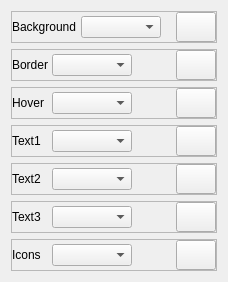
          <widget class="QWidget" name="theming_footerbar">
           <property name="geometry">
            <rect>
             <x>0</x>
             <y>0</y>
             <width>213</width>
             <height>278</height>
            </rect>
           </property>
           <attribute name="label">
            <string>FooterBar</string>
           </attribute>
           <layout class="QVBoxLayout" name="verticalLayout_11">
            <item>
             <widget class="QFrame" name="background_13">
              <property name="maximumSize">
               <size>
                <width>16777215</width>
                <height>16777215</height>
               </size>
              </property>
              <property name="frameShape">
               <enum>QFrame::StyledPanel</enum>
              </property>
              <property name="frameShadow">
               <enum>QFrame::Raised</enum>
              </property>
              <layout class="QHBoxLayout" name="horizontalLayout_64">
               <property name="spacing">
                <number>4</number>
               </property>
               <property name="leftMargin">
                <number>0</number>
               </property>
               <property name="topMargin">
                <number>0</number>
               </property>
               <property name="rightMargin">
                <number>0</number>
               </property>
               <property name="bottomMargin">
                <number>0</number>
               </property>
               <item>
                <widget class="QLabel" name="background_14">
                 <property name="minimumSize">
                  <size>
                   <width>0</width>
                   <height>0</height>
                  </size>
                 </property>
                 <property name="maximumSize">
                  <size>
                   <width>70</width>
                   <height>16777215</height>
                  </size>
                 </property>
                 <property name="text">
                  <string>Background</string>
                 </property>
                </widget>
               </item>
               <item>
                <widget class="QComboBox" name="changeSelectedColor_59">
                 <property name="minimumSize">
                  <size>
                   <width>80</width>
                   <height>0</height>
                  </size>
                 </property>
                 <property name="maximumSize">
                  <size>
                   <width>80</width>
                   <height>16777215</height>
                  </size>
                 </property>
                </widget>
               </item>
               <item>
                <widget class="QLabel" name="selectedColor_59">
                 <property name="minimumSize">
                  <size>
                   <width>0</width>
                   <height>24</height>
                  </size>
                 </property>
                 <property name="maximumSize">
                  <size>
                   <width>50</width>
                   <height>24</height>
                  </size>
                 </property>
                 <property name="text">
                  <string/>
                 </property>
                </widget>
               </item>
               <item>
                <widget class="QPushButton" name="colorPicker_59">
                 <property name="minimumSize">
                  <size>
                   <width>40</width>
                   <height>30</height>
                  </size>
                 </property>
                 <property name="maximumSize">
                  <size>
                   <width>40</width>
                   <height>30</height>
                  </size>
                 </property>
                 <property name="cursor">
                  <cursorShape>PointingHandCursor</cursorShape>
                 </property>
                 <property name="text">
                  <string/>
                 </property>
                </widget>
               </item>
              </layout>
             </widget>
            </item>
            <item>
             <widget class="QFrame" name="border_13">
              <property name="maximumSize">
               <size>
                <width>16777215</width>
                <height>16777215</height>
               </size>
              </property>
              <property name="frameShape">
               <enum>QFrame::StyledPanel</enum>
              </property>
              <property name="frameShadow">
               <enum>QFrame::Raised</enum>
              </property>
              <layout class="QHBoxLayout" name="horizontalLayout_62">
               <property name="spacing">
                <number>4</number>
               </property>
               <property name="leftMargin">
                <number>0</number>
               </property>
               <property name="topMargin">
                <number>0</number>
               </property>
               <property name="rightMargin">
                <number>0</number>
               </property>
               <property name="bottomMargin">
                <number>0</number>
               </property>
               <item>
                <widget class="QLabel" name="border_14">
                 <property name="minimumSize">
                  <size>
                   <width>0</width>
                   <height>0</height>
                  </size>
                 </property>
                 <property name="maximumSize">
                  <size>
                   <width>70</width>
                   <height>16777215</height>
                  </size>
                 </property>
                 <property name="text">
                  <string>Border</string>
                 </property>
                </widget>
               </item>
               <item>
                <widget class="QComboBox" name="changeSelectedColor_57">
                 <property name="minimumSize">
                  <size>
                   <width>80</width>
                   <height>0</height>
                  </size>
                 </property>
                 <property name="maximumSize">
                  <size>
                   <width>80</width>
                   <height>16777215</height>
                  </size>
                 </property>
                </widget>
               </item>
               <item>
                <widget class="QLabel" name="selectedColor_57">
                 <property name="minimumSize">
                  <size>
                   <width>0</width>
                   <height>24</height>
                  </size>
                 </property>
                 <property name="maximumSize">
                  <size>
                   <width>50</width>
                   <height>24</height>
                  </size>
                 </property>
                 <property name="text">
                  <string/>
                 </property>
                </widget>
               </item>
               <item>
                <widget class="QPushButton" name="colorPicker_57">
                 <property name="minimumSize">
                  <size>
                   <width>40</width>
                   <height>30</height>
                  </size>
                 </property>
                 <property name="maximumSize">
                  <size>
                   <width>40</width>
                   <height>30</height>
                  </size>
                 </property>
                 <property name="cursor">
                  <cursorShape>PointingHandCursor</cursorShape>
                 </property>
                 <property name="text">
                  <string/>
                 </property>
                </widget>
               </item>
              </layout>
             </widget>
            </item>
            <item>
             <widget class="QFrame" name="hover_13">
              <property name="maximumSize">
               <size>
                <width>16777215</width>
                <height>16777215</height>
               </size>
              </property>
              <property name="frameShape">
               <enum>QFrame::StyledPanel</enum>
              </property>
              <property name="frameShadow">
               <enum>QFrame::Raised</enum>
              </property>
              <layout class="QHBoxLayout" name="horizontalLayout_65">
               <property name="spacing">
                <number>4</number>
               </property>
               <property name="leftMargin">
                <number>0</number>
               </property>
               <property name="topMargin">
                <number>0</number>
               </property>
               <property name="rightMargin">
                <number>0</number>
               </property>
               <property name="bottomMargin">
                <number>0</number>
               </property>
               <item>
                <widget class="QLabel" name="hover_14">
                 <property name="minimumSize">
                  <size>
                   <width>0</width>
                   <height>0</height>
                  </size>
                 </property>
                 <property name="maximumSize">
                  <size>
                   <width>70</width>
                   <height>16777215</height>
                  </size>
                 </property>
                 <property name="text">
                  <string>Hover</string>
                 </property>
                </widget>
               </item>
               <item>
                <widget class="QComboBox" name="changeSelectedColor_60">
                 <property name="minimumSize">
                  <size>
                   <width>80</width>
                   <height>0</height>
                  </size>
                 </property>
                 <property name="maximumSize">
                  <size>
                   <width>80</width>
                   <height>16777215</height>
                  </size>
                 </property>
                </widget>
               </item>
               <item>
                <widget class="QLabel" name="selectedColor_60">
                 <property name="minimumSize">
                  <size>
                   <width>0</width>
                   <height>24</height>
                  </size>
                 </property>
                 <property name="maximumSize">
                  <size>
                   <width>50</width>
                   <height>24</height>
                  </size>
                 </property>
                 <property name="text">
                  <string/>
                 </property>
                </widget>
               </item>
               <item>
                <widget class="QPushButton" name="colorPicker_60">
                 <property name="minimumSize">
                  <size>
                   <width>40</width>
                   <height>30</height>
                  </size>
                 </property>
                 <property name="maximumSize">
                  <size>
                   <width>40</width>
                   <height>30</height>
                  </size>
                 </property>
                 <property name="cursor">
                  <cursorShape>PointingHandCursor</cursorShape>
                 </property>
                 <property name="text">
                  <string/>
                 </property>
                </widget>
               </item>
              </layout>
             </widget>
            </item>
            <item>
             <widget class="QFrame" name="text1_13">
              <property name="maximumSize">
               <size>
                <width>16777215</width>
                <height>16777215</height>
               </size>
              </property>
              <property name="frameShape">
               <enum>QFrame::StyledPanel</enum>
              </property>
              <property name="frameShadow">
               <enum>QFrame::Raised</enum>
              </property>
              <layout class="QHBoxLayout" name="horizontalLayout_32">
               <property name="spacing">
                <number>4</number>
               </property>
               <property name="leftMargin">
                <number>0</number>
               </property>
               <property name="topMargin">
                <number>0</number>
               </property>
               <property name="rightMargin">
                <number>0</number>
               </property>
               <property name="bottomMargin">
                <number>0</number>
               </property>
               <item>
                <widget class="QLabel" name="text1_14">
                 <property name="minimumSize">
                  <size>
                   <width>0</width>
                   <height>0</height>
                  </size>
                 </property>
                 <property name="maximumSize">
                  <size>
                   <width>70</width>
                   <height>16777215</height>
                  </size>
                 </property>
                 <property name="text">
                  <string>Text1</string>
                 </property>
                </widget>
               </item>
               <item>
                <widget class="QComboBox" name="changeSelectedColor_55">
                 <property name="minimumSize">
                  <size>
                   <width>80</width>
                   <height>0</height>
                  </size>
                 </property>
                 <property name="maximumSize">
                  <size>
                   <width>80</width>
                   <height>16777215</height>
                  </size>
                 </property>
                </widget>
               </item>
               <item>
                <widget class="QLabel" name="selectedColor_55">
                 <property name="minimumSize">
                  <size>
                   <width>0</width>
                   <height>24</height>
                  </size>
                 </property>
                 <property name="maximumSize">
                  <size>
                   <width>50</width>
                   <height>24</height>
                  </size>
                 </property>
                 <property name="text">
                  <string/>
                 </property>
                </widget>
               </item>
               <item>
                <widget class="QPushButton" name="colorPicker_55">
                 <property name="minimumSize">
                  <size>
                   <width>40</width>
                   <height>30</height>
                  </size>
                 </property>
                 <property name="maximumSize">
                  <size>
                   <width>40</width>
                   <height>30</height>
                  </size>
                 </property>
                 <property name="cursor">
                  <cursorShape>PointingHandCursor</cursorShape>
                 </property>
                 <property name="text">
                  <string/>
                 </property>
                </widget>
               </item>
              </layout>
             </widget>
            </item>
            <item>
             <widget class="QFrame" name="text2_13">
              <property name="maximumSize">
               <size>
                <width>16777215</width>
                <height>16777215</height>
               </size>
              </property>
              <property name="frameShape">
               <enum>QFrame::StyledPanel</enum>
              </property>
              <property name="frameShadow">
               <enum>QFrame::Raised</enum>
              </property>
              <layout class="QHBoxLayout" name="horizontalLayout_63">
               <property name="spacing">
                <number>4</number>
               </property>
               <property name="leftMargin">
                <number>0</number>
               </property>
               <property name="topMargin">
                <number>0</number>
               </property>
               <property name="rightMargin">
                <number>0</number>
               </property>
               <property name="bottomMargin">
                <number>0</number>
               </property>
               <item>
                <widget class="QLabel" name="text2_14">
                 <property name="minimumSize">
                  <size>
                   <width>0</width>
                   <height>0</height>
                  </size>
                 </property>
                 <property name="maximumSize">
                  <size>
                   <width>70</width>
                   <height>16777215</height>
                  </size>
                 </property>
                 <property name="text">
                  <string>Text2</string>
                 </property>
                </widget>
               </item>
               <item>
                <widget class="QComboBox" name="changeSelectedColor_58">
                 <property name="minimumSize">
                  <size>
                   <width>80</width>
                   <height>0</height>
                  </size>
                 </property>
                 <property name="maximumSize">
                  <size>
                   <width>80</width>
                   <height>16777215</height>
                  </size>
                 </property>
                </widget>
               </item>
               <item>
                <widget class="QLabel" name="selectedColor_58">
                 <property name="minimumSize">
                  <size>
                   <width>0</width>
                   <height>24</height>
                  </size>
                 </property>
                 <property name="maximumSize">
                  <size>
                   <width>50</width>
                   <height>24</height>
                  </size>
                 </property>
                 <property name="text">
                  <string/>
                 </property>
                </widget>
               </item>
               <item>
                <widget class="QPushButton" name="colorPicker_58">
                 <property name="minimumSize">
                  <size>
                   <width>40</width>
                   <height>30</height>
                  </size>
                 </property>
                 <property name="maximumSize">
                  <size>
                   <width>40</width>
                   <height>30</height>
                  </size>
                 </property>
                 <property name="cursor">
                  <cursorShape>PointingHandCursor</cursorShape>
                 </property>
                 <property name="text">
                  <string/>
                 </property>
                </widget>
               </item>
              </layout>
             </widget>
            </item>
            <item>
             <widget class="QFrame" name="text3_13">
              <property name="maximumSize">
               <size>
                <width>16777215</width>
                <height>16777215</height>
               </size>
              </property>
              <property name="frameShape">
               <enum>QFrame::StyledPanel</enum>
              </property>
              <property name="frameShadow">
               <enum>QFrame::Raised</enum>
              </property>
              <layout class="QHBoxLayout" name="horizontalLayout_67">
               <property name="spacing">
                <number>4</number>
               </property>
               <property name="leftMargin">
                <number>0</number>
               </property>
               <property name="topMargin">
                <number>0</number>
               </property>
               <property name="rightMargin">
                <number>0</number>
               </property>
               <property name="bottomMargin">
                <number>0</number>
               </property>
               <item>
                <widget class="QLabel" name="text3_14">
                 <property name="minimumSize">
                  <size>
                   <width>0</width>
                   <height>0</height>
                  </size>
                 </property>
                 <property name="maximumSize">
                  <size>
                   <width>70</width>
                   <height>16777215</height>
                  </size>
                 </property>
                 <property name="text">
                  <string>Text3</string>
                 </property>
                </widget>
               </item>
               <item>
                <widget class="QComboBox" name="changeSelectedColor_62">
                 <property name="minimumSize">
                  <size>
                   <width>80</width>
                   <height>0</height>
                  </size>
                 </property>
                 <property name="maximumSize">
                  <size>
                   <width>80</width>
                   <height>16777215</height>
                  </size>
                 </property>
                </widget>
               </item>
               <item>
                <widget class="QLabel" name="selectedColor_62">
                 <property name="minimumSize">
                  <size>
                   <width>0</width>
                   <height>24</height>
                  </size>
                 </property>
                 <property name="maximumSize">
                  <size>
                   <width>50</width>
                   <height>24</height>
                  </size>
                 </property>
                 <property name="text">
                  <string/>
                 </property>
                </widget>
               </item>
               <item>
                <widget class="QPushButton" name="colorPicker_62">
                 <property name="minimumSize">
                  <size>
                   <width>40</width>
                   <height>30</height>
                  </size>
                 </property>
                 <property name="maximumSize">
                  <size>
                   <width>40</width>
                   <height>30</height>
                  </size>
                 </property>
                 <property name="cursor">
                  <cursorShape>PointingHandCursor</cursorShape>
                 </property>
                 <property name="text">
                  <string/>
                 </property>
                </widget>
               </item>
              </layout>
             </widget>
            </item>
            <item>
             <widget class="QFrame" name="icons_13">
              <property name="maximumSize">
               <size>
                <width>16777215</width>
                <height>16777215</height>
               </size>
              </property>
              <property name="frameShape">
               <enum>QFrame::StyledPanel</enum>
              </property>
              <property name="frameShadow">
               <enum>QFrame::Raised</enum>
              </property>
              <layout class="QHBoxLayout" name="horizontalLayout_33">
               <property name="spacing">
                <number>4</number>
               </property>
               <property name="leftMargin">
                <number>0</number>
               </property>
               <property name="topMargin">
                <number>0</number>
               </property>
               <property name="rightMargin">
                <number>0</number>
               </property>
               <property name="bottomMargin">
                <number>0</number>
               </property>
               <item>
                <widget class="QLabel" name="icons_14">
                 <property name="minimumSize">
                  <size>
                   <width>0</width>
                   <height>0</height>
                  </size>
                 </property>
                 <property name="maximumSize">
                  <size>
                   <width>70</width>
                   <height>16777215</height>
                  </size>
                 </property>
                 <property name="text">
                  <string>Icons</string>
                 </property>
                </widget>
               </item>
               <item>
                <widget class="QComboBox" name="changeSelectedColor_56">
                 <property name="minimumSize">
                  <size>
                   <width>80</width>
                   <height>0</height>
                  </size>
                 </property>
                 <property name="maximumSize">
                  <size>
                   <width>80</width>
                   <height>16777215</height>
                  </size>
                 </property>
                </widget>
               </item>
               <item>
                <widget class="QLabel" name="selectedColor_56">
                 <property name="minimumSize">
                  <size>
                   <width>0</width>
                   <height>24</height>
                  </size>
                 </property>
                 <property name="maximumSize">
                  <size>
                   <width>50</width>
                   <height>24</height>
                  </size>
                 </property>
                 <property name="text">
                  <string/>
                 </property>
                </widget>
               </item>
               <item>
                <widget class="QPushButton" name="colorPicker_56">
                 <property name="minimumSize">
                  <size>
                   <width>40</width>
                   <height>30</height>
                  </size>
                 </property>
                 <property name="maximumSize">
                  <size>
                   <width>40</width>
                   <height>30</height>
                  </size>
                 </property>
                 <property name="cursor">
                  <cursorShape>PointingHandCursor</cursorShape>
                 </property>
                 <property name="text">
                  <string/>
                 </property>
                </widget>
               </item>
              </layout>
             </widget>
            </item>
           </layout>
          </widget>
